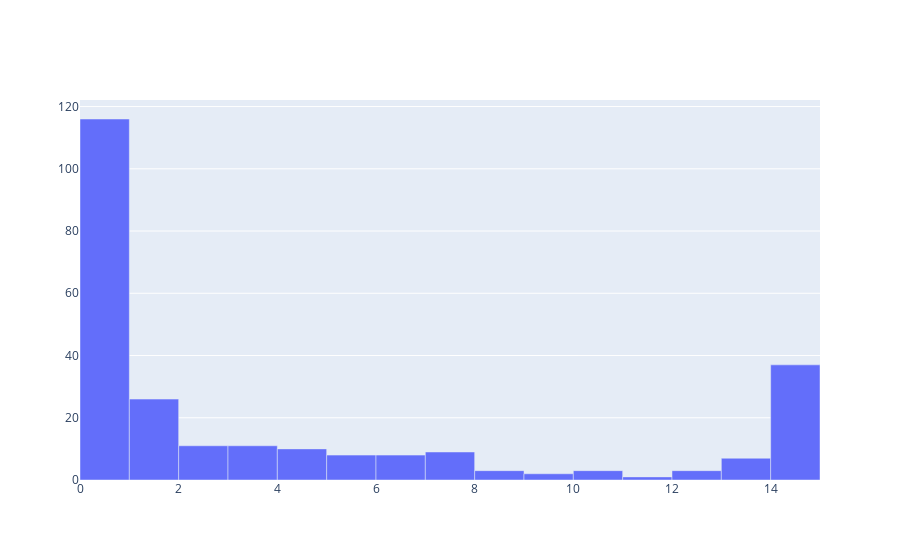

The notebook cell saved with this chart:
### Code cell
fig = go.Figure(data=[go.Bar(x=passengerhs_midpts, y=passengerhscounts, width=bin_width)])
fig.show()

### Figure 1 — Plotly figure (JSON) as saved in the notebook; plotly's stock layout.template omitted (floating-point values rounded to 4 significant figures)
{"data": [{"type": "bar", "width": 1, "x": [0.5, 1.5, 2.5, 3.5, 4.5, 5.5, 6.5, 7.5, 8.5, 9.5, 10.5, 11.5, 12.5, 13.5, 14.5], "y": [116, 26, 11, 11, 10, 8, 8, 9, 3, 2, 3, 1, 3, 7, 37]}], "layout": {}}
